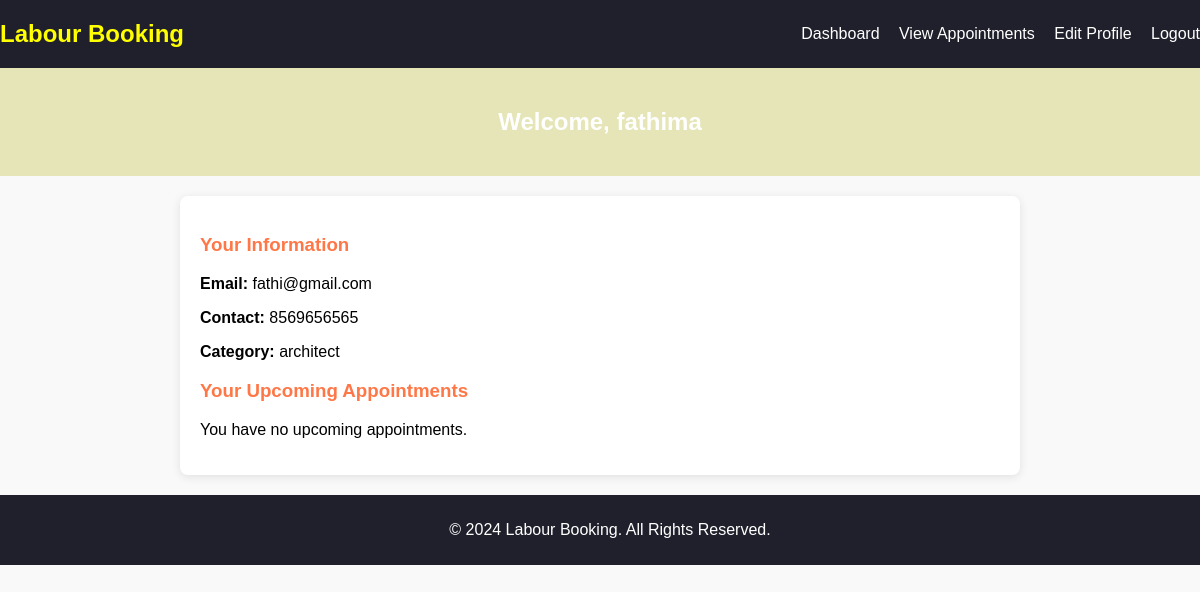
/staffdash.php (signed in), run on the app's committed database.
### tables this page shows
CREATE TABLE `staff` (
  `id` int(20) NOT NULL,
  `Name` varchar(20) NOT NULL,
  `phoneno` varchar(10) NOT NULL,
  `emailid` varchar(20) NOT NULL,
  `username` varchar(20) NOT NULL,
  `password` varchar(20) NOT NULL,
  `category` varchar(20) NOT NULL,
  `status` varchar(20) DEFAULT 'active'
);

### staffdash.php (the view, shortened to what this page needs)
<?php
$conn = mysqli_connect("localhost", "root", "", "labour_booking");
$staff_id = $_SESSION['staff_id'];
$sql = "SELECT * FROM staff WHERE id = $staff_id";
$result = mysqli_query($conn, $sql);
$staff = mysqli_fetch_assoc($result);
$appointments_sql = "SELECT a.*, u.Name as user_name FROM appointments a
                     JOIN users u ON a.user_id = u.usid
                     WHERE a.staff_id = $staff_id
                     AND a.appointment_date >= CURDATE()";
$appointments_result = mysqli_query($conn, $appointments_sql);
?>
<!DOCTYPE html>
<html lang="en">
<head>
    <link rel="stylesheet" href="staffdash.css">
</head>
<body>
    <nav>
        <div class="sappy">
            <h1>Labour Booking</h1>
            <div class="hi">
                <a href="staffdash.php" class="hello">Dashboard</a>
                <a href="staff_view_appointment.php" class="hello">View Appointments</a>
                <a href="staffprofile.php" class="hello">Edit Profile</a>
                <a href="logout.php" class="hello">Logout</a>
            </div>
        </div>
    </nav>
    <header class="header">
        <h2>Welcome, <?php echo htmlspecialchars($staff['Name']); ?></h2>
    </header>
    <main class="main-content">
        <section class="staff-info">
            <h3>Your Information</h3>
            <p><strong>Email:</strong> <?php echo htmlspecialchars($staff['emailid']); ?></p>
            <p><strong>Contact:</strong> <?php echo htmlspecialchars($staff['phoneno']); ?></p>
            <p><strong>Category:</strong> <?php echo htmlspecialchars($staff['category']); ?></p>
        </section>
        <section class="appointments-list">
            <h3>Your Upcoming Appointments</h3>
            <ul>
                <?php
                if (mysqli_num_rows($appointments_result) > 0) {
                    while ($appointment = mysqli_fetch_assoc($appointments_result)) {
                        echo "<li>";
                        echo "<strong>User:</strong> " . htmlspecialchars($appointment['user_name']) . "<br>";
                        echo "<strong>Work Description:</strong> " . htmlspecialchars($appointment['work_description']) . "<br>";
                        echo "<strong>Date:</strong> " . htmlspecialchars($appointment['appointment_date']) . "<br>";
                        echo "<strong>Status:</strong> " . htmlspecialchars($appointment['status']) . "<br>";
                        echo "</li><hr>";
                    }
                } else {
                    echo "<p>You have no upcoming appointments.</p>";
                }
                ?>
            </ul>
        </section>
    </main>
    <footer>
        <p>&copy; 2024 Labour Booking. All Rights Reserved.</p>
    </footer>
</body>
</html>

### staffdash.css (style rules this page uses)
body { font-family: Arial, sans-serif; margin: 0; padding: 0; background-color: #f9f9f9; }
nav { background-color: rgb(32, 32, 44); color: #fff; }
.sappy { display: flex; justify-content: space-between; align-items: center; max-width: 1200px; margin: 0 auto; }
.hi a { color: #fff; text-decoration: none; margin-left: 15px; }
.header { text-align: center; padding: 20px; background-color: rgba(193, 193, 64, 0.353); color: white; }
.main-content { max-width: 800px; margin: 20px auto; padding: 20px; background-color: white; border-radius: 8px; box-shadow: 0 2px 10px rgba(0, 0, 0, 0.1); }
h3 { color: rgba(255, 68, 0, 0.727); }
ul { list-style-type: none; padding: 0; }
footer { text-align: center; padding: 10px; background-color: rgb(32, 32, 44); color: #fff; position: relative; bottom: 0; width: 100%; }
h1 { color: yellow; }

### data on the page
staff: Name "fathima", emailid "fathi@gmail.com", phoneno "8569656565", category "architect"
